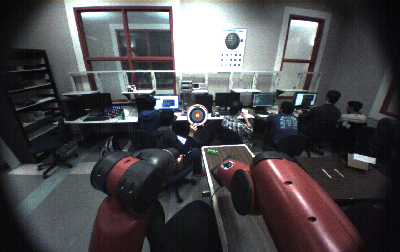
#> input picture src/image_segmentation/img/baxter_head_camera.png, 400 x 252 px
$ python hough_circles.py
#> lines starting #> are read from the running program, lines starting #| are printed output that depends on the picture
#!/usr/bin/env python

import numpy as np
import cv2 as cv
import os

this_file = os.path.dirname(os.path.abspath(__file__))
IMG_DIR = '/'.join(this_file.split('/')[:-1]) + '/img/'

img = cv.imread(IMG_DIR + 'baxter_head_camera.png',0)
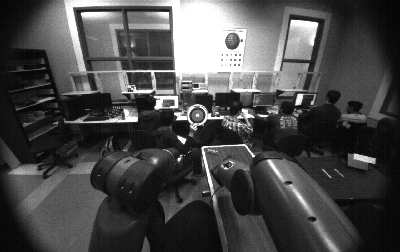
#> img: shape (252, 400); min 0, max 255, mean 73.9
# img = cv.medianBlur(img,5)
cimg = cv.cvtColor(img,cv.COLOR_GRAY2BGR)
circles = cv.HoughCircles(img,cv.HOUGH_GRADIENT,1,20,
                            param1=50,param2=30,minRadius=3,maxRadius=10)
#> circles = [[197.5, 114.5, 8.2]]
circles = np.uint16(np.around(circles))
#> circles = [[198, 114, 8]]
for i in circles[0,:]:
    # draw the outer circle
    cv.circle(cimg,(i[0],i[1]),i[2],(0,255,0),2)
    # draw the center of the circle
    cv.circle(cimg,(i[0],i[1]),2,(0,0,255),3)
#> this loop made 1 pass
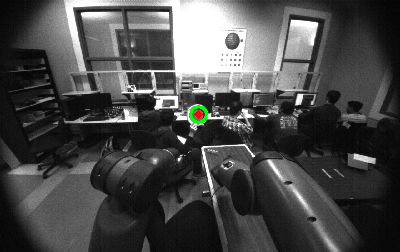
#> cimg: shape (252, 400, 3); mean B, G, R 73.6, 74, 73.7
cv.imshow('detected circles',cimg)
cv.waitKey(0)
cv.destroyAllWindows()

$ run again, with src/image_segmentation/img/archytas_left_camera_2.png copied over src/image_segmentation/img/baxter_head_camera.png
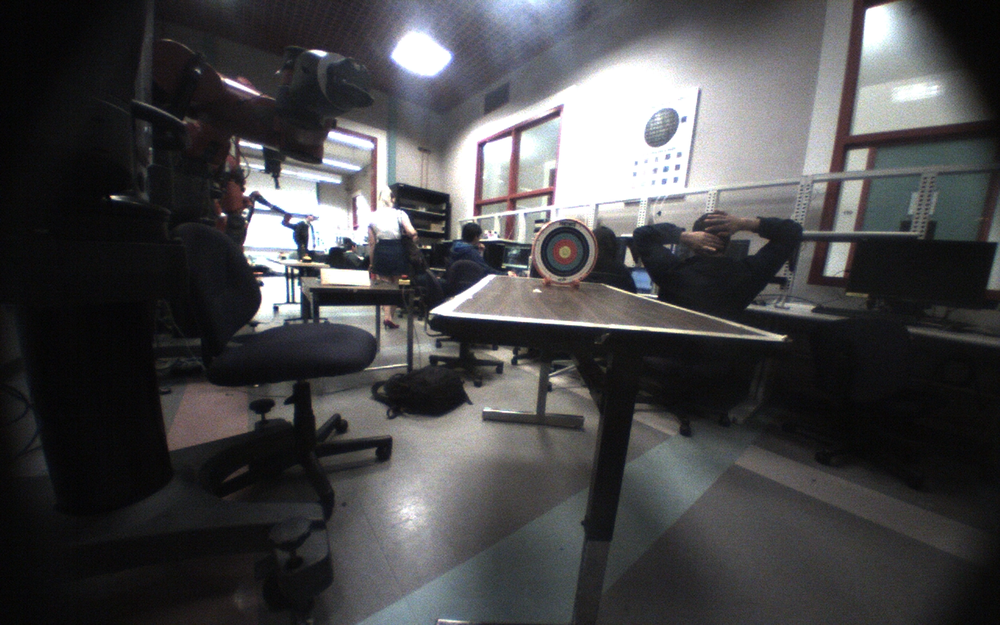
#> input picture src/image_segmentation/img/archytas_left_camera_2.png, 1000 x 625 px, shrunk from 1280 x 800 before the run
#> `img = cv.imread(IMG_DIR + 'baxter_head_camera.png',0)`:
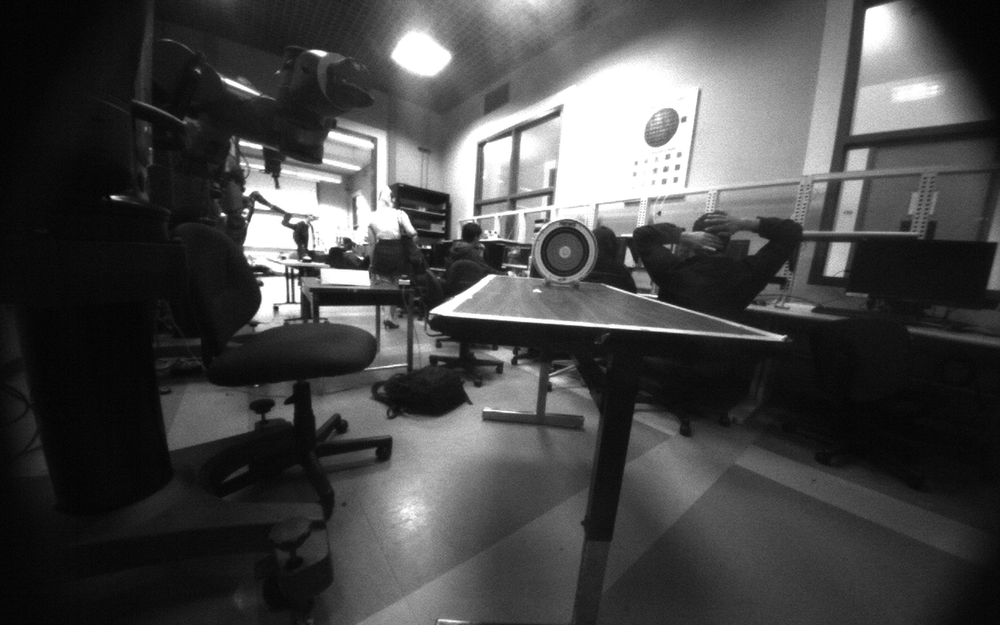
#> img: shape (625, 1000); min 0, max 255, mean 71.9
#> `circles = cv.HoughCircles(img,cv.HOUGH_GRADIENT,1,20, param1=50,param2..`: circles = [[564.5, 251.5, 6]]
#> `circles = np.uint16(np.around(circles))`: circles = [[564, 252, 6]]
#> the loop `for i in circles[0,:]:` made 1 pass
